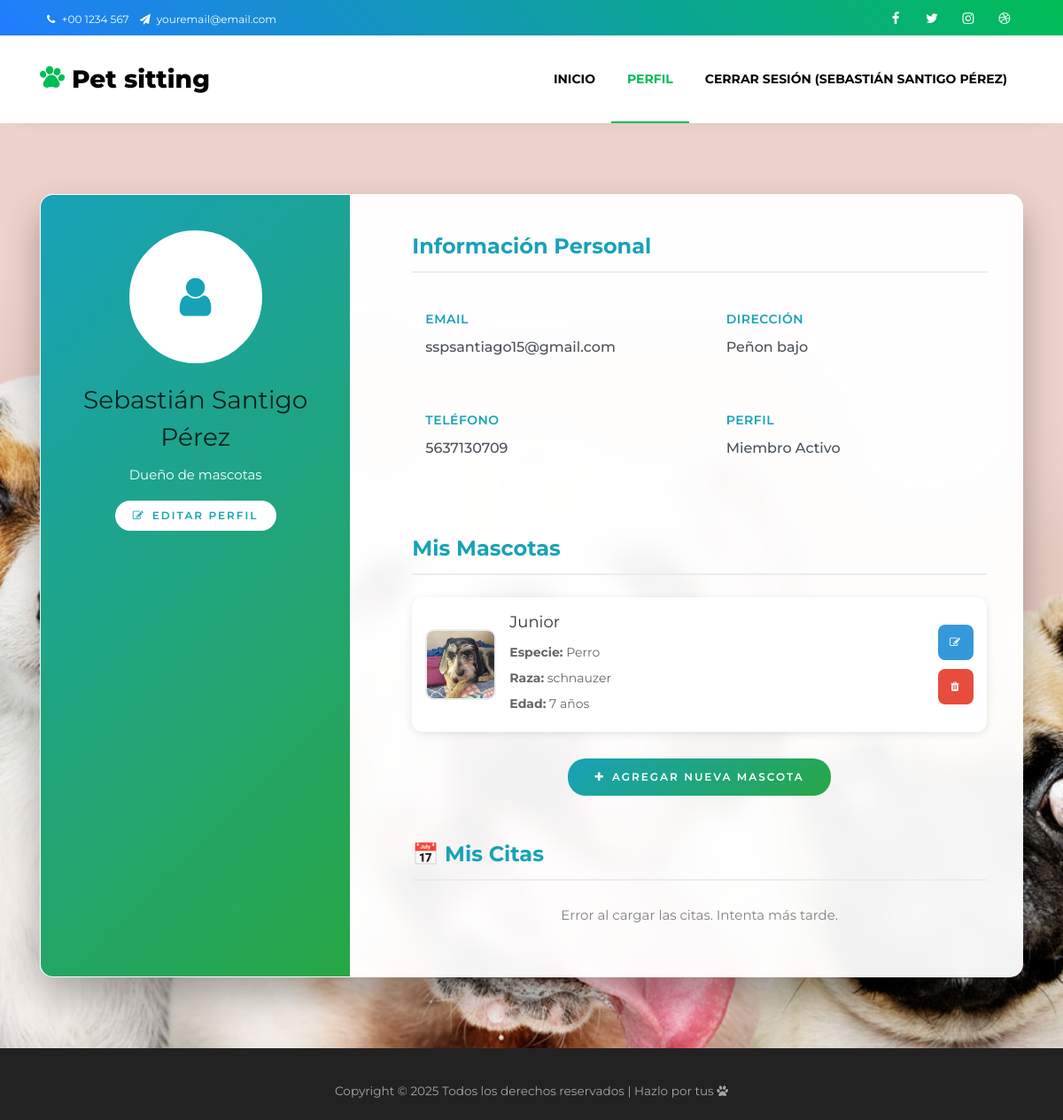
/perfil.php (signed in), run on an earlier commit of the app's database.
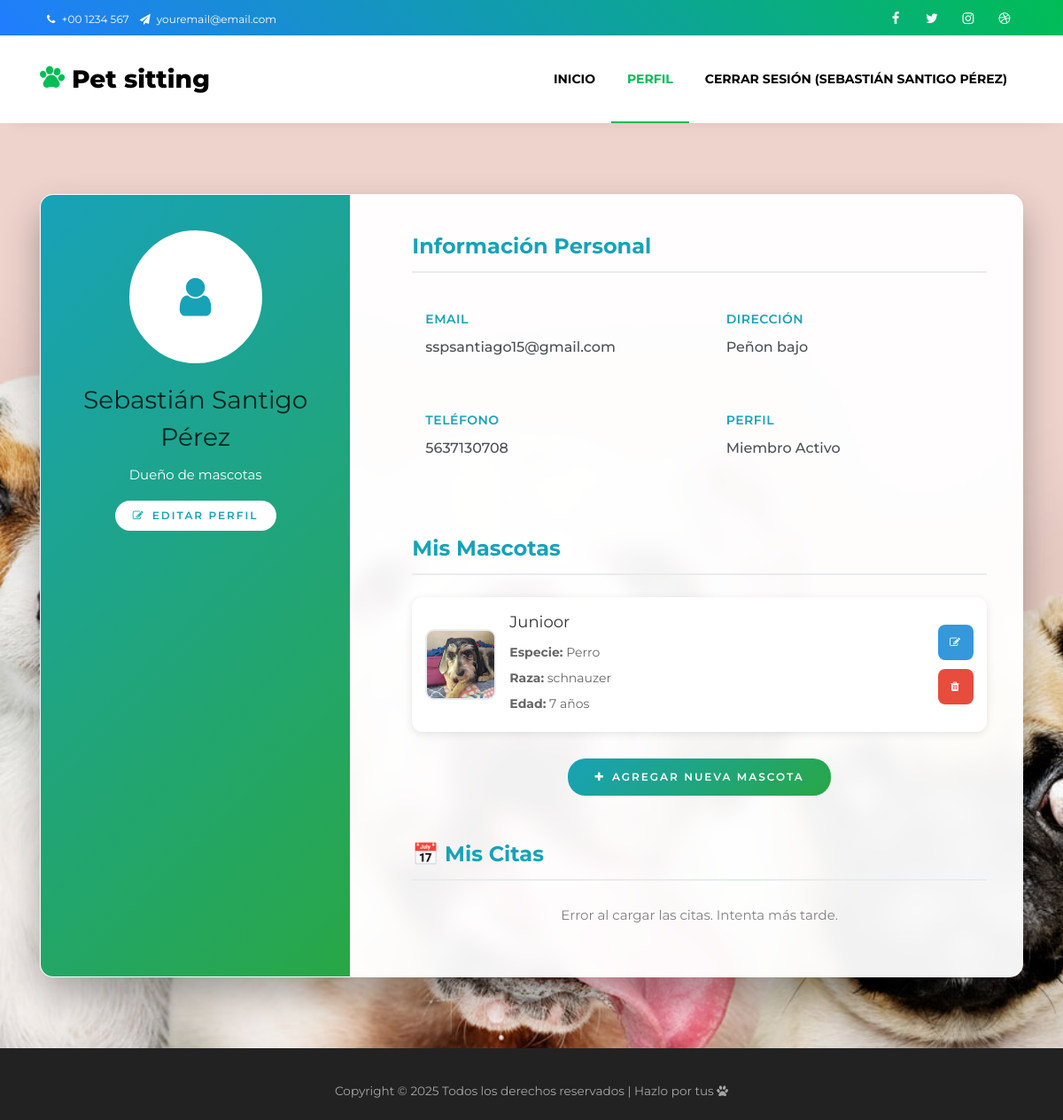
And on a later commit of the database.
### tables this page shows
CREATE TABLE `usuarios` (
  `id_usuario` int(11) NOT NULL,
  `nombre_completo` varchar(150) NOT NULL,
  `telefono` varchar(20) DEFAULT NULL,
  `correo` varchar(100) NOT NULL,
  `contrasena` varchar(255) NOT NULL,
  `direccion` varchar(255) DEFAULT NULL,
  `estado` varchar(20) DEFAULT 'activo'
);

CREATE TABLE `mascotas` (
  `id_mascota` int(11) NOT NULL,
  `id_usuario` int(11) NOT NULL,
  `nombre` varchar(100) NOT NULL,
  `especie` varchar(50) NOT NULL,
  `raza` varchar(100) DEFAULT NULL,
  `edad` int(11) DEFAULT NULL,
  `foto` varchar(255) DEFAULT NULL,
  `estado` varchar(20) DEFAULT 'activo'
);

### perfil.php (the view, shortened to what the changed rows need)
<?php
$conexion = conectarBD();
$id_usuario = $_SESSION['id_usuario'];
$sql_usuario = "SELECT nombre_completo, correo, telefono, direccion FROM usuarios WHERE id_usuario = $id_usuario";
$resultado_usuario = $conexion->query($sql_usuario);
$usuario = $resultado_usuario->fetch_assoc();
$sql_mascotas = "SELECT id_mascota, nombre, especie, raza, edad, foto FROM mascotas WHERE id_usuario = $id_usuario";
$resultado_mascotas = $conexion->query($sql_mascotas);
$mascotas = $resultado_mascotas->fetch_all(MYSQLI_ASSOC);
?>
<!DOCTYPE html>
<html lang="es">
<head>
    <link rel="stylesheet" href="https://stackpath.bootstrapcdn.com/font-awesome/4.7.0/css/font-awesome.min.css">
    <link rel="stylesheet" href="css/animate.css">
    <link rel="stylesheet" href="css/owl.carousel.min.css">
    <link rel="stylesheet" href="css/owl.theme.default.min.css">
    <link rel="stylesheet" href="css/magnific-popup.css">
    <link rel="stylesheet" href="css/bootstrap-datepicker.css">
    <link rel="stylesheet" href="css/jquery.timepicker.css">
    <link rel="stylesheet" href="css/flaticon.css">
    <link rel="stylesheet" href="css/style.css">
    <link rel="stylesheet" href="Estilos/style.css">
</head>
<body>
    <nav class="navbar navbar-expand-lg navbar-dark ftco_navbar bg-dark ftco-navbar-light" id="ftco-navbar">
        <div class="container">
            <div class="collapse navbar-collapse" id="ftco-nav">
                <ul class="navbar-nav ml-auto">
                    <li class="nav-item"><a href="include/logout.php" class="nav-link">
                            Cerrar Sesión (<?php echo $usuario['nombre_completo']; ?>)
                        </a></li>
                </ul>
            </div>
        </div>
    </nav>
    <section class="profile-section">
        <div class="container">
            <div class="row">
                <div class="col-lg-12">
                    <div class="profile-card">
                        <div class="row">
                            <div class="col-lg-4">
                                <div class="profile-sidebar">
                                    <div class="profile-avatar">
                                        <span class="fa fa-user"></span>
                                    </div>
                                    <h3 id="userName"><?php echo $usuario['nombre_completo']; ?></h3>
                                    <p>Dueño de mascotas</p>
                                    <button class="btn btn-edit-profile" data-toggle="modal"
                                        data-target="#editProfileModal">
                                        <span class="fa fa-edit mr-2"></span>Editar Perfil
                                    </button>
                                </div>
                            </div>
                            <div class="col-lg-8">
                                <div class="profile-content">
                                    <div class="row">
                                        <div class="col-md-6">
                                            <div class="info-group">
                                                <div class="info-label">Email</div>
                                                <div class="info-value" id="userEmail"><?php echo $usuario['correo']; ?>
                                                </div>
                                            </div>
                                            <div class="info-group">
                                                <div class="info-label">Teléfono</div>
                                                <div class="info-value" id="userPhone">
                                                    <?php echo $usuario['telefono']; ?>
                                                </div>
                                            </div>
                                        </div>
                                        <div class="col-md-6">
                                            <div class="info-group">
                                                <div class="info-label">Dirección</div>
                                                <div class="info-value" id="userAddress">
                                                    <?php echo $usuario['direccion']; ?>
                                                </div>
                                            </div>
                                        </div>
                                    </div>
                                    <div class="pets-section">
                                        <?php if (empty($mascotas)): ?>
                                            <div class="no-pets">
                                                <p>No tienes mascotas registradas aún.</p>
                                            </div>
                                        <?php else: ?>
                                            <?php foreach ($mascotas as $index => $mascota): ?>
                                                <div class="pet-card">
                                                    <div class="pet-photo">
                                                        <?php if (!empty($mascota['foto'])): ?>
                                                            <img src="uploads/mascotas/<?php echo $mascota['foto']; ?>"
                                                                alt="<?php echo $mascota['nombre']; ?>" class="pet-image">
                                                        <?php else: ?>
                                                            <div class="no-photo">
                                                                <span class="fa fa-paw"></span>
                                                            </div>
                                                        <?php endif; ?>
                                                    </div>
                                                    <div class="pet-info">
                                                        <h5><?php echo $mascota['nombre']; ?></h5>
                                                        <p><strong>Especie:</strong> <?php echo $mascota['especie']; ?></p>
                                                        <p><strong>Raza:</strong> <?php echo $mascota['raza']; ?></p>
                                                        <p><strong>Edad:</strong> <?php echo $mascota['edad']; ?> años</p>
                                                    </div>
                                                    <div class="pet-actions">
                                                        <button class="btn btn-edit"
                                                            onclick="editPet(<?php echo $mascota['id_mascota']; ?>)">
                                                            <span class="fa fa-edit"></span>
                                                        </button>
                                                        <button class="btn btn-delete"
                                                            onclick="showDeleteConfirm(<?php echo $mascota['id_mascota']; ?>)">
                                                            <span class="fa fa-trash"></span>
                                                        </button>
                                                    </div>
                                                </div>
                                            <?php endforeach; ?>
                                        <?php endif; ?>
                                    </div>
                                </div>
                            </div>
                        </div>
                    </div>
                </div>
            </div>
        </div>
    </section>
</body>
</html>

What changed in the data, as far as the page shows it:
changed usuarios "Sebastián Santigo Pérez": telefono "5637130709" → "5637130708"
changed mascotas "Perro": nombre "Junior" → "Junioor"
